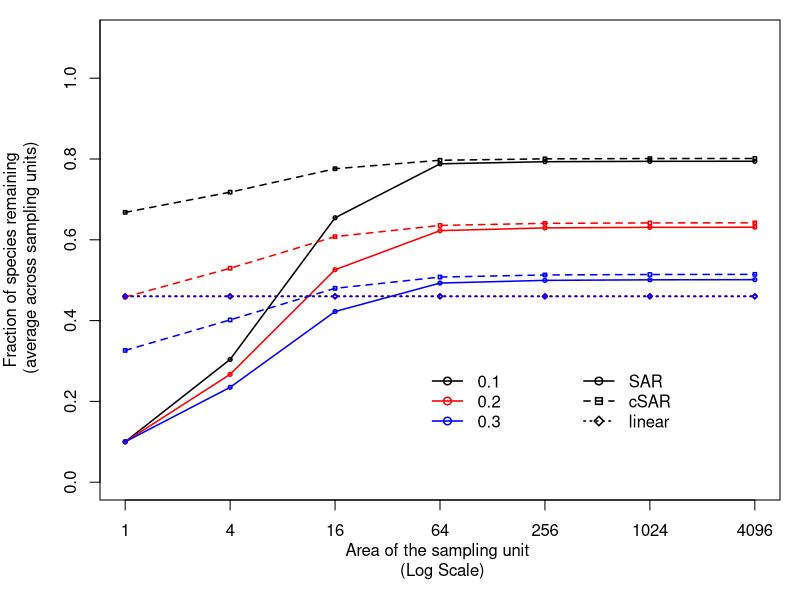

This figure's R source:
################################################################
### Improving extinction projections across scales and habitats using the countryside species-area relationship 
### June 2017
### 
### Ines S. Martins (ines.martins@idiv.de)
################################################################

### Functions for scaling biodiversity response to habitat conversion across scales
### Code to draw Figure S2 (b) - Varying z, the rate at which species richness increase with area sampled in the landscape.

### Set the simulation space
## N = dimension of the landscape 
## P = Proportion of native habitat remaining in the landscape (from 0 to 1, where 1 is all native habitat remaings)
## D = The dimension of the smallest square ( If 1 and N=1, 1x1 is the first dimension, if 0.1 and N=1, 0.1 x 0.1 is the first dimnsion,)
## h = Affinity for teh modified habitat
## zeta = z value of the SAR (rate at which species richness increase with area)
## n = number of simulations


### Create the landscape and sampled the landscape per grain 

sim <- function(N,P,D,h,zeta){
  
  ### Create the lansdcape 
  
  plots <- array(0, dim = c(N/D,N/D))   # Creates a empty matrix of 0
  res <- 0
  while(res < (((N/D)*(N/D)*P)*D)){  #replace the 0 with 1 until the number of 1s reach the number allowed (define by the P)
    i <- sample(1:(N/D), 1)
    j <- sample(1:(N/D), 1)
    if(!plots[i, j]){
      plots[i, j] <- D
      res <- res + D
    }
  }
  
  ### Define the functions SARs (Power function)
  
  #The classic SAR function
  SAR_pro<-function(A1,A0,z=zeta){
    species<-(A1/A0)^z  
    species
  }
  
  #The cSAR function
  cSAR_pro<-function(A1,A0,h1=h,z=zeta){
    species<-((h1*(A0-A1)/A0)+(A1/A0))^z
    species
  }
  
  #The linear function
  linear_pro<-function(A1,A0,h1=h,z=zeta){
    species<-((0.4)*(A0-A1)/A0)+(A1/A0)    #Since for a modified habitat (1-sigma) = h^z ,  For sigma = 0.6  -> (1-sigma) = 0.4 #If we do not do this step (1-sigma) will change with z
    species
  }
  
  
  ### Start the simulation 
  
  #set the starting point
  results <- NULL   
  size_real=D
  size=1
  while (size_real <= N) { 
    
    nplot = N/size_real  #number of plots
    SARs_all = matrix(0,nrow=(nplot*nplot),ncol=9)
    
    s<-1
    
    for (nx in 1: nplot){      ### gives nx lenght nplot
      for (ny in 1: nplot){    ### gives ny lenght nplot
        
        plot = matrix(1,size,size)
        for (x in 1:size){
          for (y in 1:size)
            
            plot[x,y] = plots[x + ((nx-1)*size), y + ((ny-1)*size)]
          
        }   # Runs for a particular sub-set of grids
        
        A1 <- sum(plot)
        A0 <- (sum(plot) + (sum(plot==0)*D))
        
        SARs_all[s,1] <-size
        SARs_all[s,2] <- SAR_pro(A1,A0)
        SARs_all[s,3] <- cSAR_pro(A1,A0)
        SARs_all[s,4] <- linear_pro(A1,A0)
        SARs_all[s,5] <- A1
        SARs_all[s,6] <- A0
        
        s<- s+1
        
      }
    }
    
    results <- rbind(results,SARs_all)
    
    size_real = size_real * 2
    size = size * 2                          
    
  }
  
  ###Store the results
  SAR_pro_mean <- tapply (results[,2],results[,1],mean)   #Creates a vector with the means
  cSAR_pro_mean <- tapply (results[,3],results[,1],mean)
  linear_pro_mean <- tapply (results[,4],results[,1],mean) 
  size_A1_mean <- tapply (results[,5],results[,1],mean) 
  size_A0_mean <- tapply (results[,6],results[,1],mean)
  SAR_pro_sd <- tapply (results[,2],results[,1],sd)   #Creates a vector with the sd
  cSAR_pro_sd <- tapply (results[,3],results[,1],sd)
  linear_pro_sd <- tapply (results[,4],results[,1],sd)
  
  SAR_pro_mean_mat = matrix(SAR_pro_mean,length(SAR_pro_mean),1)  # Creates a matrix with the means
  cSAR_pro_mean_mat = matrix(cSAR_pro_mean,length(cSAR_pro_mean),1)
  linear_pro_mean_mat = matrix(linear_pro_mean,length(linear_pro_mean),1)
  size_mean_A1_mat = matrix(size_A1_mean,length(size_A1_mean),1)
  size_mean_A0_mat = matrix(size_A0_mean,length(size_A0_mean),1)
  SAR_pro_sd_mat = matrix(SAR_pro_sd,length(SAR_pro_sd),1)  # Creates a matrix with the sd
  cSAR_pro_sd_mat = matrix(cSAR_pro_sd,length(cSAR_pro_sd),1)
  linear_pro_sd_mat = matrix(linear_pro_sd,length(linear_pro_sd),1)
  
  SARs <- data.frame(cbind(unique(results[,1]), SAR_pro_mean_mat, cSAR_pro_mean_mat,linear_pro_mean_mat, size_mean_A1_mat,size_mean_A0_mat,SAR_pro_sd_mat, cSAR_pro_sd_mat,linear_pro_sd_mat))
  colnames(SARs) <- c("grain","SAR_pro","cSAR_pro","linear_pro","A1","A0","SAR_pro_sd","cSAR_pro_sd","linear_pro_sd")
  
  return(SARs)
}


### Run simulation x times 

run<-function(N,P,D,h,z,n){
  
  dat <- c()
  
  for (i in 1:n)
  {
    model <- sim(N,P,D,h,z)
    nextcol <-  data.frame(model)
    dat <- rbind(dat, nextcol)
  }
  dat
  return(dat)
}


### Run n=100 simulations for N=64, P=0.1, D=1, h=0.01 and:

SARsz0.1 <- run(64,0.1,1,0.01,0.1,100)   #z=0.1
SARsz0.2 <- run(64,0.1,1,0.01,0.2,100)   #z=0.2
SARsz0.3 <- run(64,0.1,1,0.01,0.3,100)   #z=0.3


#Summarize the results

SARsz0.1 <- aggregate(. ~ grain , data=SARsz0.1,mean,na.action = na.pass)
SARsz0.2 <- aggregate(. ~ grain , data=SARsz0.2,mean,na.action = na.pass)
SARsz0.3 <- aggregate(. ~ grain , data=SARsz0.3,mean,na.action = na.pass)



# PLOT -------------------------------------------------------------------
### Proportion of species remaining after 90% habitat loss for different species affinity for the modified habitat  - Figure S2 (c)

par(mar=c(5,5,1,1))     
plot (log(SARsz0.1[,6]), (SARsz0.1[,2]), axes = FALSE, type = "o", cex=0.5,lwd = 1.5,ylim=c(0,1.1), 
      xlab= "Area of the sampling unit \n (Log Scale)", ylab= "Fraction of species remaining\n (average across sampling units)")  #SAR
axis(1, at=(log(SARsz0.1[,6])),SARsz0.1[,6])
axis(2,seq(0,1.2,0.2))
box(which = "plot")
lines(log(SARsz0.1[,6]),(SARsz0.1[,3]), col="black",lty=2,pch=22, type = "o",lwd = 1.5,cex=0.5) #cSAR
lines(log(SARsz0.1[,6]),(SARsz0.1[,4]), col="black", lty=3,pch=23,type = "o",lwd = 1.5,cex=0.5) #Linear
lines(log(SARsz0.1[,6]), (SARsz0.2[,2]), type = "o", col="red",cex=0.5,lwd = 1.5)  #SAR
lines(log(SARsz0.1[,6]),(SARsz0.2[,3]), col="red",lty=2,pch=22, type = "o",lwd = 1.5,cex=0.5) #cSAR
lines(log(SARsz0.1[,6]),(SARsz0.2[,4]), col="red", lty=3,pch=23,type = "o",lwd = 1.5,cex=0.5) #Linear
lines(log(SARsz0.1[,6]), (SARsz0.3[,2]), type = "o", col="blue",cex=0.5,lwd = 1.5)  #SAR
lines(log(SARsz0.1[,6]),(SARsz0.3[,3]), col="blue",lty=2,pch=22, type = "o",lwd = 1.5,cex=0.5) #cSAR
lines(log(SARsz0.1[,6]),(SARsz0.3[,4]), col="blue", lty=3,pch=23,type = "o",lwd = 1.5,cex=0.5) #Linear

legend(6,0.3, c("SAR","cSAR","linear"),lty=c(1,2,3), lwd=c(1.5,1.5,1.5),col=c("black","black","black"),pch=c(21,22,23), bty="n")
legend(4,0.3, c("0.1","0.2","0.3"), lwd=c(1.5,1.5,1.5),col=c("black","red","blue"),pch=c(21,21,21), bty="n")


